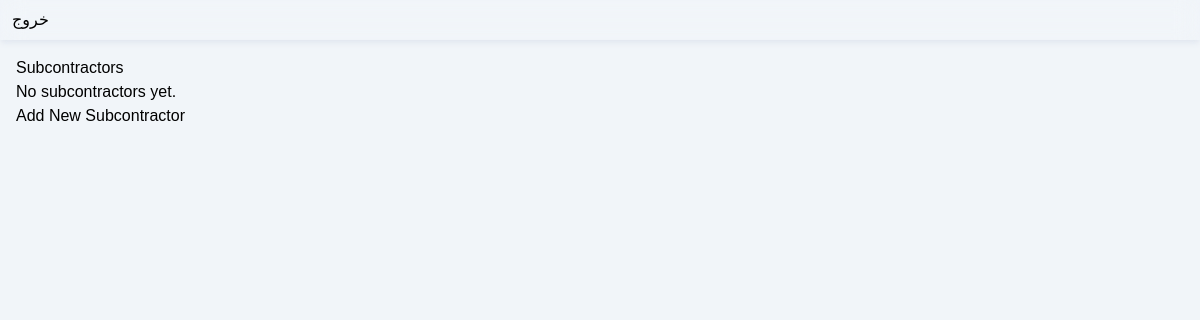
The page /subcontractors/ (signed in) on the database as committed earlier.
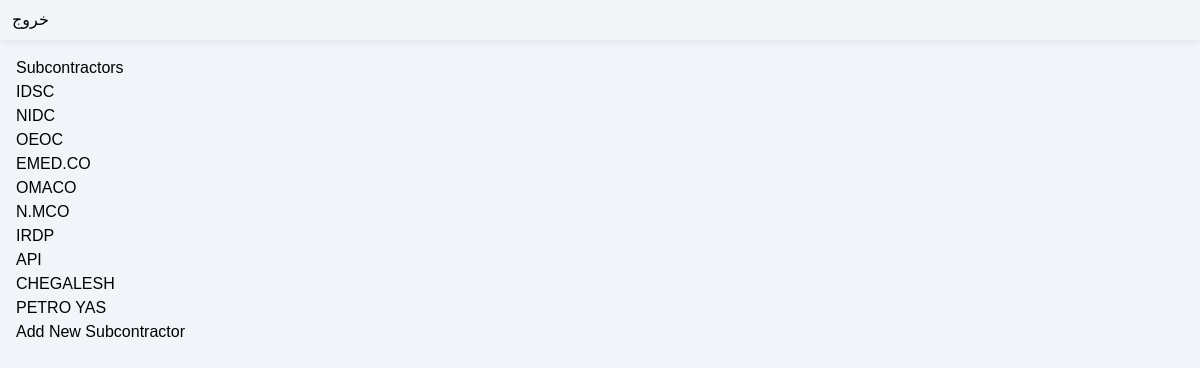
The same page on the database as committed later.
### core/models/contractor.py (models this page shows, shortened)
class Subcontractor(models.Model):
    name = models.CharField(max_length=100, verbose_name="نام")
    contact_person = models.CharField(max_length=100, blank=True, null=True, verbose_name="شخص رابط")
    email = models.EmailField(verbose_name="ایمیل")
    phone = models.CharField(max_length=20, blank=True, null=True, verbose_name="تلفن")
    created = models.DateTimeField(default=timezone.now, verbose_name="تاریخ ایجاد")
    updated = models.DateTimeField(auto_now=True, verbose_name="تاریخ به‌روزرسانی")

### core/views/contractor_views.py (the view)
# urls.py: path('subcontractors/', contractor_views.SubcontractorListView.as_view(), name='subcontractor-list'),
class SubcontractorListView(ListView):
    model = Subcontractor
    template_name = 'core/subcontractor_list.html'

### core/templates/core/subcontractor_list.html
{% extends 'base.html' %}
{% block content %}
<h1>Subcontractors</h1>
<ul>
    {% for subcontractor in object_list %}
    <li><a href="{% url 'subcontractor-detail' subcontractor.pk %}">{{ subcontractor.name }}</a></li>
    {% empty %}
    <li>No subcontractors yet.</li>
    {% endfor %}
</ul>
<a href="{% url 'subcontractor-create' %}">Add New Subcontractor</a>
{% endblock %}

### templates/base.html (shortened to what this page needs)
{% load static %}
<!DOCTYPE html>
<html lang="fa">
  <head>
    <link
      rel="stylesheet"
      href="{% static 'core/css/Vazirmatn-font-face.css' %}"
    />
    <link
      rel="stylesheet"
      href="{% static 'core/css/bootstrap-icons.min.css' %}"
    />
    <link rel="stylesheet" href="{% static 'core/css/output.css' %}" />
    <link rel="stylesheet" href="{% static 'core/css/pdate.css' %}" />
    <link rel="stylesheet" href="{% static 'core/css/main.css' %}" />
  </head>
  <body class="bg-slate-100" lang="fa">
    {% include 'navbar.html' %}
    <div class="mx-0 px-4 mt-8 pt-6">
       {% block content %} {% endblock content %}
    </div>
  </body>
</html>

### templates/navbar.html (shortened to what this page needs)
<nav dir="rtl" class="backdrop-filter backdrop-blur-md py-2 shadow-md shadow-slate-200 fixed top-0 left-0 right-0 z-50">
  <ul class="flex flex-row px-3 bg-transparent">
    {% if request.user.is_authenticated %}
    <li class="mr-auto">
      <form id="frm_logout" method="post" action="{% url 'logout' %}">
        <a href="#" onclick="$('#frm_logout').submit();" class="nav-link">خروج</a>
      </form>
    </li>
    {% endif %}
  </ul>
</nav>

### core/static/core/css/main.css (style rules this page uses)
body { font-family: Yekan, sans-serif; }

Rows that differ between the two databases and show on the page:
added Subcontractor: name "IDSC"
added Subcontractor: name "NIDC"
added Subcontractor: name "OEOC"
added Subcontractor: name "EMED.CO"
added Subcontractor: name "OMACO"
added Subcontractor: name "N.MCO"
added Subcontractor: name "IRDP"
added Subcontractor: name "API"
added Subcontractor: name "CHEGALESH"
added Subcontractor: name "PETRO YAS"
Other text that changed with them:
text no longer shown: "No subcontractors yet."
